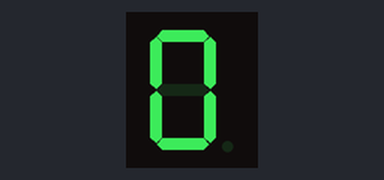
This sketch was run on a simulated Arduino Uno, built with avr-gcc and run on an emulated ATmega328P. Parts: 1-digit seven-segment display. Wiring (inferred from the names in the program): 1-digit 7-segment display, segments lit when HIGH: segments pin 2, pin 3, pin 4, pin 5, pin 6, pin 7, pin 8. The segment pins are drawn as the display they are named for.

Above: at 0.1 s.
At 5.1 s:
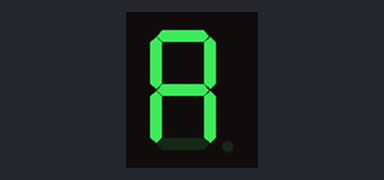
At 6.1 s:
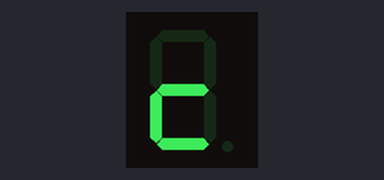
At 6.6 s:
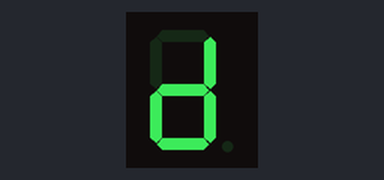
At 7.1 s:
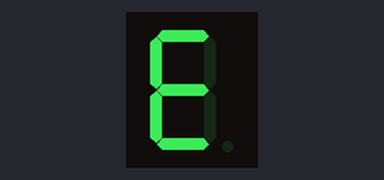
At 7.6 s:
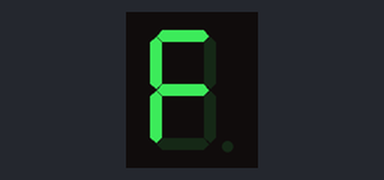

The sketch:

contadorDisplay7Segmentos.ino
```cpp
int a = 2;
int b = 3;
int c = 4;
int d = 5;
int e = 6;
int f = 7;
int g = 8;

void apagarTodos(){
  digitalWrite(a, LOW);
  digitalWrite(b, LOW);
  digitalWrite(c, LOW);
  digitalWrite(c, LOW);
  digitalWrite(d, LOW);
  digitalWrite(e, LOW);
  digitalWrite(f, LOW);
  digitalWrite(g, LOW);
}
void cero(){
  digitalWrite(a, HIGH);
  digitalWrite(b, HIGH);
  digitalWrite(c, HIGH);
  digitalWrite(d, HIGH);
  digitalWrite(e, HIGH);
  digitalWrite(f, HIGH);
}
void uno(){
  digitalWrite(b, HIGH);
  digitalWrite(c, HIGH);
}
void dos(){
  digitalWrite(a, HIGH);
  digitalWrite(b, HIGH);
  digitalWrite(g, HIGH);
  digitalWrite(e, HIGH);
  digitalWrite(d, HIGH);
}
void tres(){
  digitalWrite(a, HIGH);
  digitalWrite(b, HIGH);
  digitalWrite(g, HIGH);
  digitalWrite(c, HIGH);
  digitalWrite(d, HIGH);
}
void cuatro(){
  digitalWrite(b, HIGH);
  digitalWrite(g, HIGH);
  digitalWrite(c, HIGH);
  digitalWrite(f, HIGH);
}
void cinco(){
  digitalWrite(a, HIGH);
  digitalWrite(f, HIGH);
  digitalWrite(g, HIGH);
  digitalWrite(c, HIGH);
  digitalWrite(d, HIGH);
}
void seis(){
  digitalWrite(a, HIGH);
  digitalWrite(f, HIGH);
  digitalWrite(g, HIGH);
  digitalWrite(c, HIGH);
  digitalWrite(d, HIGH);
  digitalWrite(e, HIGH);
}
void siete(){
  digitalWrite(a, HIGH);
  digitalWrite(b, HIGH);
  digitalWrite(c, HIGH);
}
void ocho(){
  digitalWrite(a, HIGH);
  digitalWrite(b, HIGH);
  digitalWrite(c, HIGH);
  digitalWrite(d, HIGH);
  digitalWrite(e, HIGH);
  digitalWrite(f, HIGH);
  digitalWrite(g, HIGH);
}
void nueve(){
  digitalWrite(a, HIGH);
  digitalWrite(b, HIGH);
  digitalWrite(c, HIGH);
  digitalWrite(g, HIGH);
  digitalWrite(f, HIGH);
}
void letraA(){
  digitalWrite(a, HIGH);
  digitalWrite(b, HIGH);
  digitalWrite(c, HIGH);
  digitalWrite(e, HIGH);
  digitalWrite(f, HIGH);
  digitalWrite(g, HIGH);
}
void letraB(){
  digitalWrite(c, HIGH);
  digitalWrite(d, HIGH);
  digitalWrite(e, HIGH);
  digitalWrite(f, HIGH);
  digitalWrite(g, HIGH);
}
void letraC(){
  digitalWrite(d, HIGH);
  digitalWrite(e, HIGH);
  digitalWrite(g, HIGH);
}
void letraD(){
  digitalWrite(b, HIGH);
  digitalWrite(c, HIGH);
  digitalWrite(d, HIGH);
  digitalWrite(e, HIGH);
  digitalWrite(g, HIGH);
}
void letraE(){
  digitalWrite(a, HIGH);
  digitalWrite(d, HIGH);
  digitalWrite(e, HIGH);
  digitalWrite(f, HIGH);
  digitalWrite(g, HIGH);
}
void letraF(){
  digitalWrite(a, HIGH);
  digitalWrite(e, HIGH);
  digitalWrite(f, HIGH);
  digitalWrite(g, HIGH);
}
void setup() {
  // put your setup code here, to run once:
  pinMode(a, OUTPUT);
  pinMode(b, OUTPUT);
  pinMode(c, OUTPUT);
  pinMode(d, OUTPUT);
  pinMode(e, OUTPUT);
  pinMode(f, OUTPUT);
  pinMode(g, OUTPUT);
}

void loop() {
  // put your main code here, to run repeatedly:
  cero();
  delay(500);
  apagarTodos();
  uno();
  delay(500);
  apagarTodos();
  dos();
  delay(500);
  apagarTodos();
  tres();
  delay(500);
  apagarTodos();
  cuatro();
  delay(500);
  apagarTodos();
  cinco();
  delay(500);
  apagarTodos();
  seis();
  delay(500);
  apagarTodos();
  siete();
  delay(500);
  apagarTodos();
  ocho();
  delay(500);
  apagarTodos();
  nueve();
  delay(500);
  apagarTodos();
  letraA();
  delay(500);
  apagarTodos();
  letraB();
  delay(500);
  apagarTodos();
  letraC();
  delay(500);
  apagarTodos();
  letraD();
  delay(500);
  apagarTodos();
  letraE();
  delay(500);
  apagarTodos();
  letraF();
  delay(500);
  apagarTodos();


}
```

Measured:
- by itself, everything shown: repeats every 8.0 s, in 17 steps
- what the display in image 1 shows lasts 0.5 s, from 5.0 s to 5.5 s
